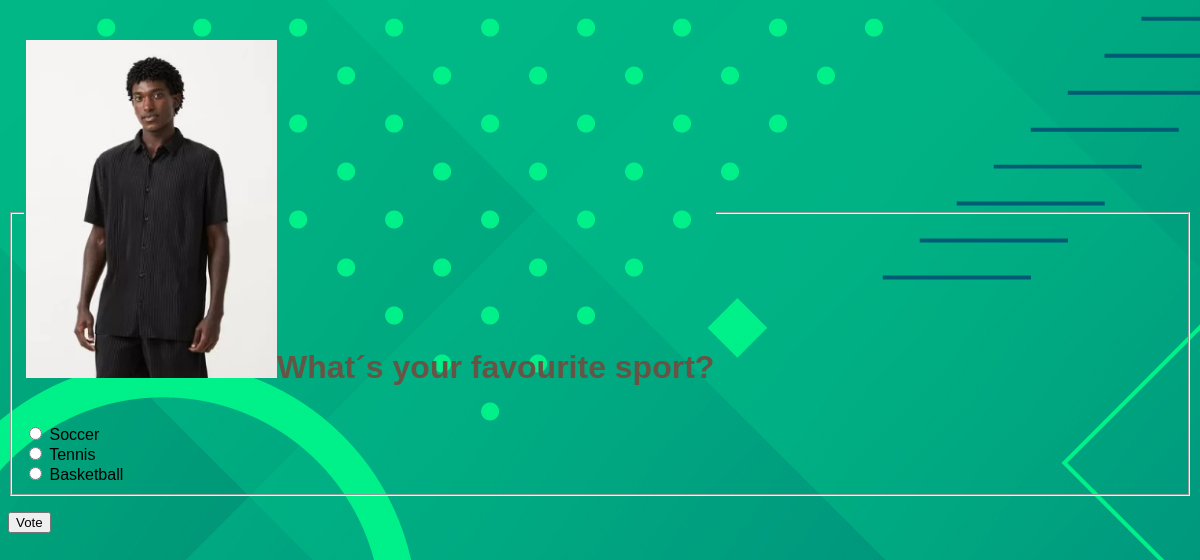
The page /polls/6/ on the database its author committed.
### polls/models.py (models this page shows, shortened)
class Question(models.Model):
    question_text = RichTextUploadingField(max_length=1000)
    pub_date = models.DateTimeField("date published")

class Choice(models.Model):
    question = models.ForeignKey(Question, on_delete=models.CASCADE)
    choice_text = models.CharField(max_length=200)
    votes = models.IntegerField(default=0)

### polls/views.py (the view)
# urls.py: path("<int:pk>/", views.DetailView.as_view(), name="detail"),
class DetailView(generic.DetailView):
    model = Question
    template_name = "polls/detail.html"

### polls/templates/polls/detail.html (shortened to what this page needs)
{% load static %}
<link rel="stylesheet" href="{% static 'polls/style.css' %}">
<form action="{% url 'polls:vote' question.id %}" method="post">
    <fieldset>
        <legend><h1>{{ question.question_text|safe }}</h1></legend>
        {% for choice in question.choice_set.all %}
            <input type="radio" name="choice" id="choice{{ forloop.counter }}" value="{{ choice.id }}">
            <label for="choice{{ forloop.counter }}">{{ choice.choice_text }}</label><br>
        {% endfor %}
    </fieldset>
    <input type="submit" value="Vote">
    </form>

### polls/static/polls/style.css (style rules this page uses)
h1 { color: darkblue }
h1, h2 { color: #333399; }
p, a { color: #665544 }

### rows shown on the page
Question: question_text (picture), question_text "What´s your favourite sport?"
Choice: choice_text "Soccer"
Choice: choice_text "Tennis"
Choice: choice_text "Basketball"
